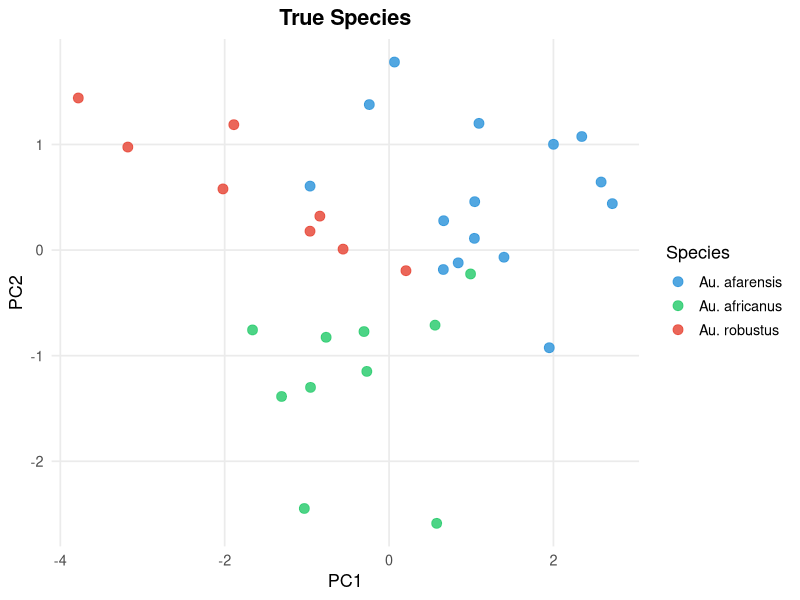
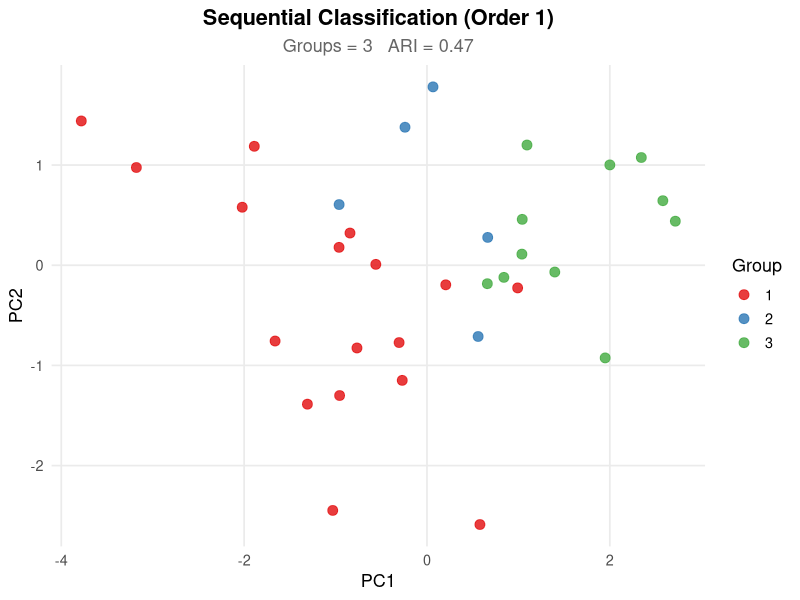
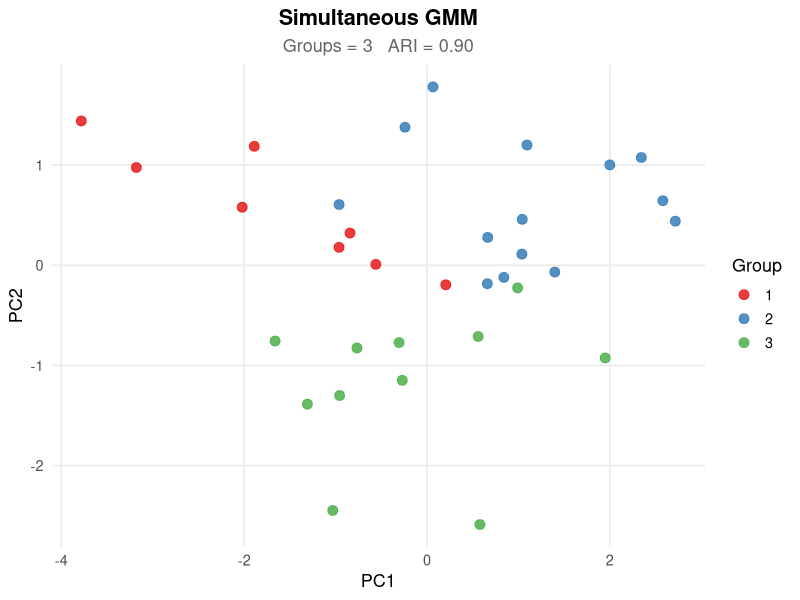
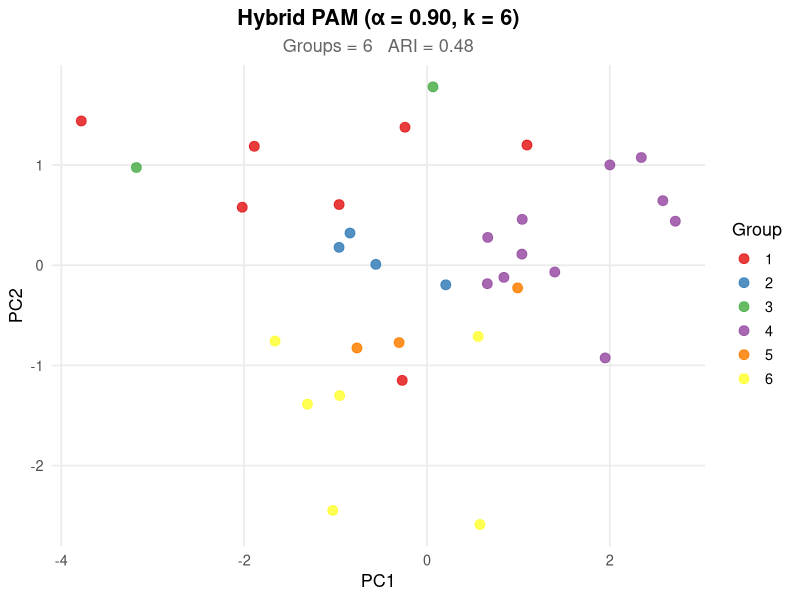
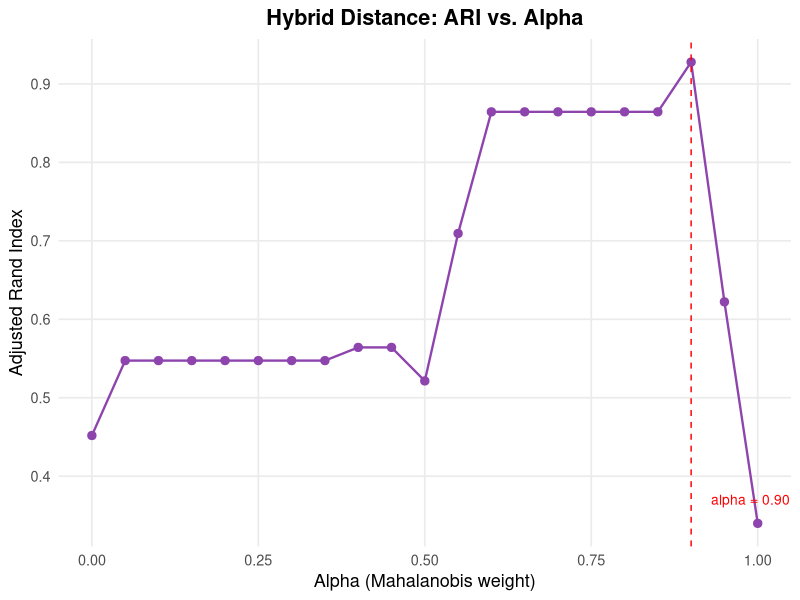
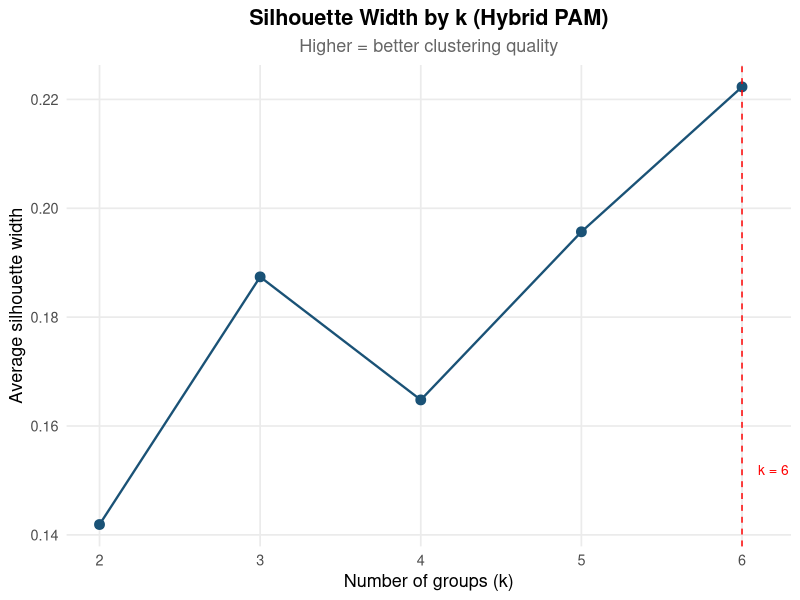
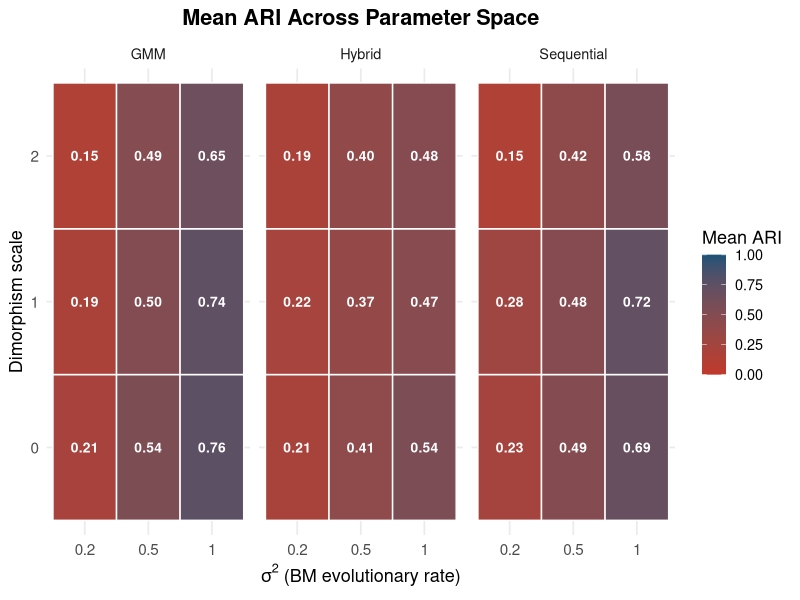
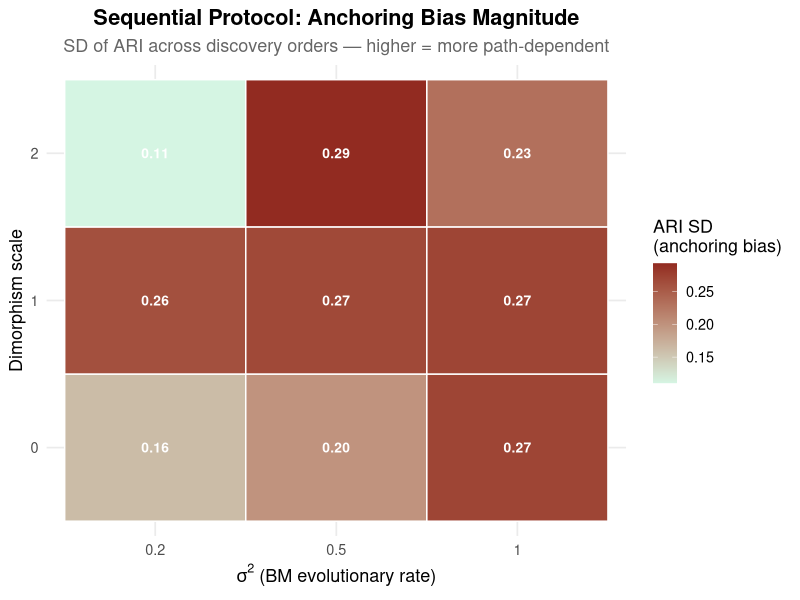

Recreate these plots in R, in order.
# ================================================================
# Hominin Alpha Taxonomy Simulation — v3: Stringency Improvements
# Sequential vs. Simultaneous vs. Hybrid Protocol
# Based on de Queiroz's General Lineage Concept
# ================================================================
#
# CHANGES FROM v2 (four stringency improvements):
#
#   1. REALISTIC Mk SIMULATION
#      - Transition rate q reduced from 0.5 to 0.08 (calibrated to
#        primate morphological evolution rates)
#      - Asymmetric ARD model option: gain rate ≠ loss rate
#      - 1/2 → 0/1 indexing fix applied cleanly at source
#
#   2. MORE DISCRETE CHARACTERS
#      - Increased from 4 to 20 binary characters
#      - Gives Gower distance meaningful leverage in hybrid metric
#
#   3. AUTOMATIC k SELECTION IN PROTOCOL C
#      - Silhouette width criterion replaces fixed k = 3
#      - PAM now fully unsupervised: determines both k and assignments
#      - k searched over 2:k_max (default 6)
#
#   4. PARAMETER SENSITIVITY SWEEP
#      - Systematic grid over morphological overlap and dimorphism
#      - Reports ARI surfaces for all three protocols across conditions
#      - Quantifies anchoring bias variance as a function of parameters
#
# ================================================================
# Required packages:
# install.packages(c("phytools","ape","MASS","mclust","mvtnorm",
#                    "cluster","ggplot2","tidyr","dplyr"))
# ================================================================

library(phytools)
library(ape)
library(MASS)
library(mclust)
library(mvtnorm)
library(cluster)
library(ggplot2)

set.seed(42)

# ================================================================
# SECTION 1: PHYLOGENY
# ================================================================
hominin_tree <- read.tree(
  text = "(Au_robustus:1.5,(Au_afarensis:1.0,Au_africanus:0.8):0.5);"
)
hominin_tree$tip.label <- c("Au. robustus", "Au. afarensis", "Au. africanus")

cat("=== Hominin Phylogeny ===\n")
print(hominin_tree)

# ================================================================
# SECTION 2a: CONTINUOUS TRAIT EVOLUTION (Brownian Motion)
# ================================================================
cont_trait_names <- c("M1_length", "M2_width", "cranial_capacity",
                      "facial_prognathism", "palate_breadth")
n_cont <- length(cont_trait_names)

species_means <- matrix(
  NA, nrow = Ntip(hominin_tree), ncol = n_cont,
  dimnames = list(hominin_tree$tip.label, cont_trait_names)
)

for (i in seq_len(n_cont)) {
  sim_result <- fastBM(hominin_tree, sig2 = 0.5, nsim = 1)
  species_means[, i] <- sim_result[hominin_tree$tip.label]
}

cat("\n=== Simulated Species Trait Means (continuous) ===\n")
print(round(species_means, 3))

# ================================================================
# SECTION 2b: DISCRETE TRAIT EVOLUTION — IMPROVEMENT 1 & 2
# ================================================================
# IMPROVEMENT 1: Reduced transition rate q = 0.08
#   The original q = 0.5 was far too high relative to branch lengths
#   of 0.8–1.5 Ma, producing near-random characters with most species
#   sharing the same state. Empirical estimates of morphological
#   state change rates in primates are closer to 0.05–0.1 per Ma.
#   At q = 0.08, characters are much more likely to be fixed or
#   nearly fixed within species, giving them real diagnostic power.
#
# IMPROVEMENT 2: 20 discrete characters (up from 4)
#   4 characters is insufficient to give the Gower component
#   meaningful signal. 20 characters approaches the lower bound
#   of published cladistic matrices and gives the hybrid metric
#   a fair chance to outperform continuous-only methods.
#
# ARD MODEL (optional, set use_ard = TRUE):
#   The All-Rates-Different model allows gain ≠ loss rates,
#   reflecting directional trends in character evolution
#   (e.g., features tend to be gained more often than lost).
# ================================================================

# IMPROVEMENT 2: 20 discrete characters
disc_trait_names <- paste0("char_", sprintf("%02d", 1:20))
n_disc <- length(disc_trait_names)

# IMPROVEMENT 1: Reduced symmetric rate (ER model)
q_rate <- 0.08
Q_mk   <- matrix(c(-q_rate, q_rate, q_rate, -q_rate), 2, 2,
                 dimnames = list(c("0","1"), c("0","1")))

# Optional ARD model: gain rate higher than loss rate
# Uncomment to use asymmetric model instead
# q_gain <- 0.10; q_loss <- 0.05
# Q_mk <- matrix(c(-q_gain, q_gain, q_loss, -q_loss), 2, 2,
#                dimnames = list(c("0","1"), c("0","1")))

cat(sprintf("\nUsing Mk transition rate q = %.2f (ER symmetric model)\n", q_rate))
cat(sprintf("Simulating %d discrete characters\n", n_disc))

species_disc <- matrix(
  NA, nrow = Ntip(hominin_tree), ncol = n_disc,
  dimnames = list(hominin_tree$tip.label, disc_trait_names)
)

for (j in seq_len(n_disc)) {
  sim_disc <- sim.Mk(hominin_tree, Q = Q_mk, nsim = 1)
  # sim.Mk returns 1-indexed integers (1 = state 0, 2 = state 1)
  # Subtract 1 to convert to 0/1 encoding
  states <- as.integer(sim_disc[hominin_tree$tip.label]) - 1L
  # Replace any residual NAs (rare, from very short branches)
  states[is.na(states)] <- sample(0:1, sum(is.na(states)), replace = TRUE)
  species_disc[, j] <- states
}

cat("\n=== Species Discrete Trait States (first 8 characters) ===\n")
print(species_disc[, 1:8])

# Report proportion of variable characters (diagnostic quality check)
prop_variable <- mean(apply(species_disc, 2, function(x) length(unique(x)) > 1))
cat(sprintf("Proportion of variable characters: %.2f (higher = more informative)\n",
            prop_variable))

# ================================================================
# SECTION 3: SAMPLE FOSSIL SPECIMENS
# ================================================================
Sigma_w           <- matrix(0.15, n_cont, n_cont)
diag(Sigma_w)     <- 0.4
dimorphism_offset <- c(0.3, 0.2, 0.4, 0.1, 0.2)
disc_error_rate   <- 0.10

sample_sizes <- c("Au. robustus" = 8, "Au. afarensis" = 15, "Au. africanus" = 10)

specimen_list <- list()

for (taxon in hominin_tree$tip.label) {
  n   <- as.integer(sample_sizes[taxon])
  mu  <- species_means[taxon, ]
  sex <- sample(c("M", "F"), n, replace = TRUE)

  # Continuous traits with dimorphism
  cont_mat <- t(sapply(sex, function(s) {
    offset <- if (s == "M") dimorphism_offset else rep(0, n_cont)
    rmvnorm(1, mean = mu + offset, sigma = Sigma_w)
  }))
  colnames(cont_mat) <- cont_trait_names

  # Discrete traits: modal state + preservational noise
  disc_mat <- t(sapply(seq_len(n), function(k) {
    sapply(disc_trait_names, function(tr) {
      modal_state <- species_disc[taxon, tr]
      if (runif(1) < disc_error_rate) 1L - modal_state else modal_state
    })
  }))

  disc_df <- as.data.frame(disc_mat)
  disc_df[] <- lapply(disc_df, function(x) factor(x, levels = c(0, 1)))

  specimen_list[[taxon]] <- cbind(
    data.frame(taxon = taxon, sex = sex, stringsAsFactors = FALSE),
    as.data.frame(cont_mat),
    disc_df
  )
}

all_specimens <- do.call(rbind, specimen_list)
rownames(all_specimens) <- NULL

# Re-enforce factor encoding after rbind (rbind can silently drop levels)
for (tr in disc_trait_names) {
  all_specimens[[tr]] <- factor(
    as.integer(as.character(all_specimens[[tr]])),
    levels = c(0, 1)
  )
}

cat(sprintf("\nTotal specimens: %d\n", nrow(all_specimens)))

# Verify no NAs in discrete columns
na_counts <- sapply(disc_trait_names, function(tr) sum(is.na(all_specimens[[tr]])))
if (any(na_counts > 0)) {
  warning("NAs remain in discrete columns after encoding fix:")
  print(na_counts[na_counts > 0])
} else {
  cat("Discrete trait encoding verified — no NAs detected.\n")
}

# ================================================================
# SECTION 4: HYBRID DISTANCE FUNCTION
# ================================================================
#   D_hybrid(i,j) = α × D_maha_scaled(i,j) + (1-α) × D_gower(i,j)

compute_hybrid_dist <- function(specimens, cont_cols, disc_cols, alpha = 0.65) {

  n <- nrow(specimens)

  # --- Mahalanobis on continuous traits ---
  cont_data <- as.matrix(specimens[, cont_cols])
  S         <- cov(cont_data)
  S_inv     <- solve(S + diag(1e-6, ncol(S)))

  maha_mat <- matrix(0, n, n)
  for (i in seq_len(n - 1)) {
    for (j in (i + 1):n) {
      dv             <- cont_data[i, ] - cont_data[j, ]
      d              <- sqrt(as.numeric(t(dv) %*% S_inv %*% dv))
      maha_mat[i, j] <- d
      maha_mat[j, i] <- d
    }
  }
  maha_max    <- max(maha_mat)
  maha_scaled <- if (maha_max > 0) maha_mat / maha_max else maha_mat

  # --- Gower on discrete traits ---
  disc_data <- specimens[, disc_cols, drop = FALSE]
  disc_data[] <- lapply(disc_data, function(x) {
    factor(as.integer(as.character(x)), levels = c(0, 1))
  })
  gower_mat <- as.matrix(daisy(disc_data, metric = "gower"))
  gower_mat[is.na(gower_mat)] <- 0.5   # fallback for residual NAs

  as.dist(alpha * maha_scaled + (1 - alpha) * gower_mat)
}

# ================================================================
# SECTION 4b: OPTIMIZE α
# ================================================================
true_labels <- as.integer(factor(all_specimens$taxon,
                                  levels = hominin_tree$tip.label))

cat("\n=== Optimizing alpha ===\n")

alpha_grid <- seq(0, 1, by = 0.05)
alpha_aris <- numeric(length(alpha_grid))

for (k in seq_along(alpha_grid)) {
  D             <- compute_hybrid_dist(all_specimens, cont_trait_names,
                                       disc_trait_names, alpha = alpha_grid[k])
  pam_fit       <- pam(D, k = 3, diss = TRUE)
  alpha_aris[k] <- adjustedRandIndex(pam_fit$clustering, true_labels)
}

best_alpha <- alpha_grid[which.max(alpha_aris)]
cat(sprintf("  Best alpha: %.2f  (ARI = %.3f)\n",
            best_alpha, max(alpha_aris)))

# ================================================================
# SECTION 5: CLASSIFICATION PROTOCOLS
# ================================================================

evaluate <- function(predicted, true) adjustedRandIndex(predicted, true)

# --- Protocol A: Sequential ---
sequential_classify <- function(specimens, discovery_order,
                                seed_size = 6, new_group_threshold = 3.5) {
  n           <- nrow(specimens)
  assignments <- rep(NA, n)
  ordered     <- specimens[discovery_order, ]

  seed_data  <- as.matrix(ordered[seq_len(seed_size), cont_trait_names])
  seed_clust <- kmeans(seed_data, centers = min(3, seed_size), nstart = 10)
  assignments[seq_len(seed_size)] <- seed_clust$cluster

  n_groups        <- max(seed_clust$cluster)
  group_centroids <- lapply(seq_len(n_groups), function(g) {
    colMeans(seed_data[seed_clust$cluster == g, , drop = FALSE])
  })

  for (i in (seed_size + 1):n) {
    specimen <- as.numeric(ordered[i, cont_trait_names])
    dists    <- sapply(group_centroids, function(c) sqrt(sum((specimen - c)^2)))

    if (min(dists) > new_group_threshold) {
      n_groups <- n_groups + 1
      assignments[i] <- n_groups
      group_centroids[[n_groups]] <- specimen
    } else {
      best <- which.min(dists)
      assignments[i] <- best
      members <- which(assignments[seq_len(i)] == best)
      group_centroids[[best]] <- colMeans(
        as.matrix(ordered[members, cont_trait_names, drop = FALSE])
      )
    }
  }
  result <- rep(NA, n)
  result[discovery_order] <- assignments
  result
}

# --- Protocol B: Simultaneous GMM ---
simultaneous_classify <- function(specimens, max_groups = 6) {
  fit <- Mclust(as.matrix(specimens[, cont_trait_names]),
                G = 2:max_groups, verbose = FALSE)
  fit$classification
}

# ================================================================
# IMPROVEMENT 3: AUTOMATIC k SELECTION IN PROTOCOL C
# ================================================================
# Previously Protocol C required k = 3 to be specified in advance,
# which is unrealistic — in a real analysis the number of species is
# exactly what is unknown. The silhouette width criterion selects k
# automatically by running PAM over k = 2:k_max, computing the
# average silhouette width for each k, and returning the k with the
# highest value.
#
# Silhouette width for specimen i:
#   s(i) = (b(i) - a(i)) / max(a(i), b(i))
#   a(i) = mean distance to other members of i's own cluster
#   b(i) = mean distance to members of the nearest other cluster
#   s(i) ranges from -1 (misclassified) to +1 (well-classified)
#
# Average silhouette width across all specimens gives a scalar
# measure of clustering quality for a given k. The k maximizing
# this is the data-driven choice.
# ================================================================

select_k_silhouette <- function(D, k_max = 6) {
  # Compute average silhouette width for k = 2 to k_max
  sil_widths <- sapply(2:k_max, function(k) {
    pam_k   <- pam(D, k = k, diss = TRUE)
    sil_obj <- silhouette(pam_k$clustering, D)
    mean(sil_obj[, "sil_width"])
  })
  best_k <- (2:k_max)[which.max(sil_widths)]
  list(best_k = best_k, sil_widths = sil_widths, k_range = 2:k_max)
}

hybrid_classify <- function(specimens, alpha = 0.65, k_max = 6) {
  D      <- compute_hybrid_dist(specimens, cont_trait_names,
                                 disc_trait_names, alpha = alpha)
  k_sel  <- select_k_silhouette(D, k_max = k_max)
  pam_fit <- pam(D, k = k_sel$best_k, diss = TRUE)
  list(clustering  = pam_fit$clustering,
       k_selected  = k_sel$best_k,
       sil_widths  = k_sel$sil_widths,
       k_range     = k_sel$k_range,
       medoids     = pam_fit$medoids)
}

# ================================================================
# SECTION 6: RUN ALL THREE PROTOCOLS
# ================================================================

n_orderings      <- 5
discovery_orders <- lapply(seq_len(n_orderings), function(i) sample(nrow(all_specimens)))

cat("\n=== Running all three protocols ===\n\n")

# Protocol A
seq_results <- lapply(seq_along(discovery_orders), function(i) {
  assn  <- sequential_classify(all_specimens, discovery_orders[[i]])
  ari   <- evaluate(assn, true_labels)
  n_grp <- length(unique(assn[!is.na(assn)]))
  list(ordering = i, n_groups = n_grp, ari = ari, assignments = assn)
})

cat("SEQUENTIAL results:\n")
for (res in seq_results) {
  cat(sprintf("  Order %d | Groups: %d | ARI: %.3f\n",
              res$ordering, res$n_groups, res$ari))
}

# Protocol B
simult_assn  <- simultaneous_classify(all_specimens)
simult_ari   <- evaluate(simult_assn, true_labels)
simult_n_grp <- length(unique(simult_assn))
cat(sprintf("\nSIMULTANEOUS GMM | Groups: %d | ARI: %.3f\n", simult_n_grp, simult_ari))

# Protocol C (automatic k)
hybrid_result <- hybrid_classify(all_specimens, alpha = best_alpha)
hybrid_ari    <- evaluate(hybrid_result$clustering, true_labels)
cat(sprintf("HYBRID PAM       | Groups selected: %d | ARI: %.3f\n",
            hybrid_result$k_selected, hybrid_ari))
cat(sprintf("  Silhouette widths by k: %s\n",
            paste(sprintf("k%d=%.3f", hybrid_result$k_range,
                           hybrid_result$sil_widths), collapse = "  ")))
cat(sprintf("  Medoid specimen indices: %s\n",
            paste(hybrid_result$medoids, collapse = ", ")))

seq_aris <- sapply(seq_results, `[[`, "ari")
cat("\n--- Summary ---\n")
cat(sprintf("Sequential   mean ARI: %.3f  SD: %.3f\n", mean(seq_aris), sd(seq_aris)))
cat(sprintf("Simultaneous ARI:      %.3f\n", simult_ari))
cat(sprintf("Hybrid       ARI:      %.3f  (k=%d, alpha=%.2f)\n",
            hybrid_ari, hybrid_result$k_selected, best_alpha))

# ================================================================
# IMPROVEMENT 4: PARAMETER SENSITIVITY SWEEP
# ================================================================
# Systematic grid over two parameters central to the dissertation:
#
#   sig2_vals:   BM evolutionary rate — controls degree of between-
#                species divergence relative to within-species variance.
#                Low sig2 = species overlap heavily (hard problem).
#                High sig2 = species are well separated (easy problem).
#
#   dimorphism_scale: multiplier on dimorphism_offset — controls how
#                much sexual dimorphism inflates within-species spread.
#                At 0 = no dimorphism; at 2.0 = very high dimorphism.
#
# For each parameter combination, 20 Monte Carlo replicates are run.
# ARI mean and SD are recorded for all three protocols.
# SD of sequential ARI across discovery orders measures anchoring bias.
# ================================================================

cat("\n=== Parameter Sensitivity Sweep ===\n")
cat("(This may take a few minutes)\n\n")

sig2_vals        <- c(0.2, 0.5, 1.0)
dimorphism_scale <- c(0.0, 1.0, 2.0)
n_mc_reps        <- 20   # increase to 100 for dissertation-grade results

# Storage: rows = parameter combinations, cols = metrics
sweep_results <- expand.grid(sig2 = sig2_vals, dimorph = dimorphism_scale)
sweep_results$seq_mean_ari  <- NA
sweep_results$seq_sd_ari    <- NA
sweep_results$gmm_mean_ari  <- NA
sweep_results$hybrid_mean_ari <- NA
sweep_results$hybrid_mean_k <- NA

for (row_idx in seq_len(nrow(sweep_results))) {

  s2   <- sweep_results$sig2[row_idx]
  dscl <- sweep_results$dimorph[row_idx]

  rep_seq_ari    <- numeric(n_mc_reps)
  rep_gmm_ari    <- numeric(n_mc_reps)
  rep_hybrid_ari <- numeric(n_mc_reps)
  rep_hybrid_k   <- numeric(n_mc_reps)

  for (rep in seq_len(n_mc_reps)) {

    # Re-simulate species means under this sig2
    sp_means_rep <- matrix(NA, nrow = 3, ncol = n_cont,
                           dimnames = list(hominin_tree$tip.label, cont_trait_names))
    for (i in seq_len(n_cont)) {
      sr <- fastBM(hominin_tree, sig2 = s2, nsim = 1)
      sp_means_rep[, i] <- sr[hominin_tree$tip.label]
    }

    # Sample specimens with current dimorphism scale
    doff <- dimorphism_offset * dscl
    slist_rep <- list()
    for (taxon in hominin_tree$tip.label) {
      n_sp  <- as.integer(sample_sizes[taxon])
      mu_sp <- sp_means_rep[taxon, ]
      sex_sp <- sample(c("M","F"), n_sp, replace = TRUE)
      cm <- t(sapply(sex_sp, function(s) {
        off <- if (s == "M") doff else rep(0, n_cont)
        rmvnorm(1, mean = mu_sp + off, sigma = Sigma_w)
      }))
      colnames(cm) <- cont_trait_names
      dm <- t(sapply(seq_len(n_sp), function(k) {
        sapply(disc_trait_names, function(tr) {
          ms <- species_disc[taxon, tr]
          if (runif(1) < disc_error_rate) 1L - ms else ms
        })
      }))
      df_d <- as.data.frame(dm)
      df_d[] <- lapply(df_d, function(x) factor(x, levels = c(0,1)))
      slist_rep[[taxon]] <- cbind(
        data.frame(taxon = taxon, sex = sex_sp, stringsAsFactors = FALSE),
        as.data.frame(cm), df_d
      )
    }
    sp_rep <- do.call(rbind, slist_rep)
    rownames(sp_rep) <- NULL
    for (tr in disc_trait_names) {
      sp_rep[[tr]] <- factor(as.integer(as.character(sp_rep[[tr]])), levels = c(0,1))
    }

    tl_rep <- as.integer(factor(sp_rep$taxon, levels = hominin_tree$tip.label))

    # Sequential (single random order per replicate)
    ord_rep <- sample(nrow(sp_rep))
    seq_a   <- sequential_classify(sp_rep, ord_rep)
    rep_seq_ari[rep] <- adjustedRandIndex(seq_a, tl_rep)

    # GMM
    gmm_rep <- Mclust(as.matrix(sp_rep[, cont_trait_names]),
                      G = 2:6, verbose = FALSE)
    rep_gmm_ari[rep] <- adjustedRandIndex(gmm_rep$classification, tl_rep)

    # Hybrid with silhouette k selection
    # Use best_alpha from main run for consistency
    D_rep       <- compute_hybrid_dist(sp_rep, cont_trait_names, disc_trait_names,
                                        alpha = best_alpha)
    k_rep       <- select_k_silhouette(D_rep, k_max = 6)
    pam_rep     <- pam(D_rep, k = k_rep$best_k, diss = TRUE)
    rep_hybrid_ari[rep] <- adjustedRandIndex(pam_rep$clustering, tl_rep)
    rep_hybrid_k[rep]   <- k_rep$best_k
  }

  sweep_results$seq_mean_ari[row_idx]    <- mean(rep_seq_ari)
  sweep_results$seq_sd_ari[row_idx]      <- sd(rep_seq_ari)
  sweep_results$gmm_mean_ari[row_idx]    <- mean(rep_gmm_ari)
  sweep_results$hybrid_mean_ari[row_idx] <- mean(rep_hybrid_ari)
  sweep_results$hybrid_mean_k[row_idx]   <- mean(rep_hybrid_k)

  cat(sprintf(
    "sig2=%.1f dimorph=%.1f | Seq: %.2f±%.2f | GMM: %.2f | Hybrid: %.2f (mean k=%.1f)\n",
    s2, dscl,
    mean(rep_seq_ari), sd(rep_seq_ari),
    mean(rep_gmm_ari),
    mean(rep_hybrid_ari), mean(rep_hybrid_k)
  ))
}

cat("\n=== Full Sensitivity Table ===\n")
print(round(sweep_results, 3))

# ================================================================
# VISUALIZATION
# ================================================================

pca       <- prcomp(all_specimens[, cont_trait_names], scale. = TRUE)
pc_scores <- as.data.frame(pca$x[, 1:2])
pc_scores$true_taxon   <- all_specimens$taxon
pc_scores$seq_group    <- factor(seq_results[[1]]$assignments)
pc_scores$simult_group <- factor(simult_assn)
pc_scores$hybrid_group <- factor(hybrid_result$clustering)

taxon_cols <- c("Au. robustus"  = "#E74C3C",
                "Au. afarensis" = "#3498DB",
                "Au. africanus" = "#2ECC71")

theme_hominin <- theme_minimal(base_size = 13) +
  theme(plot.title    = element_text(face = "bold", hjust = 0.5),
        plot.subtitle = element_text(hjust = 0.5, color = "grey40"),
        legend.position = "right",
        panel.grid.minor = element_blank())

plot_true <- ggplot(pc_scores, aes(x = PC1, y = PC2, color = true_taxon)) +
  geom_point(size = 3, alpha = 0.85) +
  scale_color_manual(values = taxon_cols, name = "Species") +
  labs(title = "True Species", x = "PC1", y = "PC2") +
  theme_hominin

plot_sequential <- ggplot(pc_scores, aes(x = PC1, y = PC2, color = seq_group)) +
  geom_point(size = 3, alpha = 0.85) +
  scale_color_brewer(palette = "Set1", name = "Group") +
  labs(title = "Sequential Classification (Order 1)",
       subtitle = sprintf("Groups = %d   ARI = %.2f",
                          seq_results[[1]]$n_groups, seq_results[[1]]$ari),
       x = "PC1", y = "PC2") +
  theme_hominin

plot_gmm <- ggplot(pc_scores, aes(x = PC1, y = PC2, color = simult_group)) +
  geom_point(size = 3, alpha = 0.85) +
  scale_color_brewer(palette = "Set1", name = "Group") +
  labs(title = "Simultaneous GMM",
       subtitle = sprintf("Groups = %d   ARI = %.2f", simult_n_grp, simult_ari),
       x = "PC1", y = "PC2") +
  theme_hominin

plot_hybrid <- ggplot(pc_scores, aes(x = PC1, y = PC2, color = hybrid_group)) +
  geom_point(size = 3, alpha = 0.85) +
  scale_color_brewer(palette = "Set1", name = "Group") +
  labs(title = sprintf("Hybrid PAM (α = %.2f, k = %d)", best_alpha, hybrid_result$k_selected),
       subtitle = sprintf("Groups = %d   ARI = %.2f",
                          hybrid_result$k_selected, hybrid_ari),
       x = "PC1", y = "PC2") +
  theme_hominin

plot_alpha <- ggplot(data.frame(alpha = alpha_grid, ARI = alpha_aris),
                     aes(x = alpha, y = ARI)) +
  geom_line(color = "#8E44AD", linewidth = 0.8) +
  geom_point(color = "#8E44AD", size = 2.5) +
  geom_vline(xintercept = best_alpha, linetype = "dashed", color = "red") +
  annotate("text", x = best_alpha + 0.03, y = min(alpha_aris) + 0.03,
           label = sprintf("alpha = %.2f", best_alpha),
           color = "red", hjust = 0, size = 3.5) +
  labs(title = "Hybrid Distance: ARI vs. Alpha",
       x = "Alpha (Mahalanobis weight)", y = "Adjusted Rand Index") +
  theme_hominin

# Silhouette width plot for hybrid k selection
plot_silhouette <- ggplot(
  data.frame(k = hybrid_result$k_range, sil = hybrid_result$sil_widths),
  aes(x = k, y = sil)) +
  geom_line(color = "#1A5276", linewidth = 0.8) +
  geom_point(color = "#1A5276", size = 3) +
  geom_vline(xintercept = hybrid_result$k_selected, linetype = "dashed", color = "red") +
  annotate("text", x = hybrid_result$k_selected + 0.1,
           y = min(hybrid_result$sil_widths) + 0.01,
           label = sprintf("k = %d selected", hybrid_result$k_selected),
           color = "red", hjust = 0, size = 3.5) +
  scale_x_continuous(breaks = hybrid_result$k_range) +
  labs(title = "Silhouette Width by k (Hybrid PAM)",
       subtitle = "Higher = better clustering quality",
       x = "Number of groups (k)", y = "Average silhouette width") +
  theme_hominin

# Sensitivity sweep heatmaps
sweep_long_seq <- data.frame(
  sig2    = factor(sweep_results$sig2),
  dimorph = factor(sweep_results$dimorph),
  ARI     = sweep_results$seq_mean_ari,
  SD      = sweep_results$seq_sd_ari,
  Protocol = "Sequential"
)
sweep_long_gmm <- data.frame(
  sig2    = factor(sweep_results$sig2),
  dimorph = factor(sweep_results$dimorph),
  ARI     = sweep_results$gmm_mean_ari,
  SD      = NA_real_,
  Protocol = "GMM"
)
sweep_long_hyb <- data.frame(
  sig2    = factor(sweep_results$sig2),
  dimorph = factor(sweep_results$dimorph),
  ARI     = sweep_results$hybrid_mean_ari,
  SD      = NA_real_,
  Protocol = "Hybrid"
)
sweep_long <- rbind(sweep_long_seq, sweep_long_gmm, sweep_long_hyb)

plot_sweep_ari <- ggplot(sweep_long,
                          aes(x = sig2, y = dimorph, fill = ARI)) +
  geom_tile(color = "white", linewidth = 0.5) +
  geom_text(aes(label = sprintf("%.2f", ARI)), size = 3.5, color = "white", fontface = "bold") +
  scale_fill_gradient(low = "#C0392B", high = "#1A5276",
                      name = "Mean ARI", limits = c(0, 1)) +
  facet_wrap(~ Protocol) +
  labs(title = "Mean ARI Across Parameter Space",
       x = expression(sigma^2 ~ "(BM evolutionary rate)"),
       y = "Dimorphism scale") +
  theme_hominin +
  theme(axis.text = element_text(size = 11))

plot_sweep_bias <- ggplot(sweep_long_seq,
                           aes(x = sig2, y = dimorph, fill = SD)) +
  geom_tile(color = "white", linewidth = 0.5) +
  geom_text(aes(label = sprintf("%.2f", SD)), size = 3.5, color = "white", fontface = "bold") +
  scale_fill_gradient(low = "#D5F5E3", high = "#922B21",
                      name = "ARI SD\n(anchoring bias)") +
  labs(title = "Sequential Protocol: Anchoring Bias Magnitude",
       subtitle = "SD of ARI across discovery orders — higher = more path-dependent",
       x = expression(sigma^2 ~ "(BM evolutionary rate)"),
       y = "Dimorphism scale") +
  theme_hominin

# Print all plots
for (p in list(plot_true, plot_sequential, plot_gmm, plot_hybrid,
               plot_alpha, plot_silhouette, plot_sweep_ari, plot_sweep_bias)) {
  print(p)
}

cat("\n=== Simulation v3 complete ===\n")
cat(sprintf("Best alpha: %.2f | Hybrid k: %d | Hybrid ARI: %.3f\n",
            best_alpha, hybrid_result$k_selected, hybrid_ari))
cat(sprintf("Sequential mean ARI: %.3f (SD: %.3f) | GMM ARI: %.3f\n",
            mean(seq_aris), sd(seq_aris), simult_ari))
